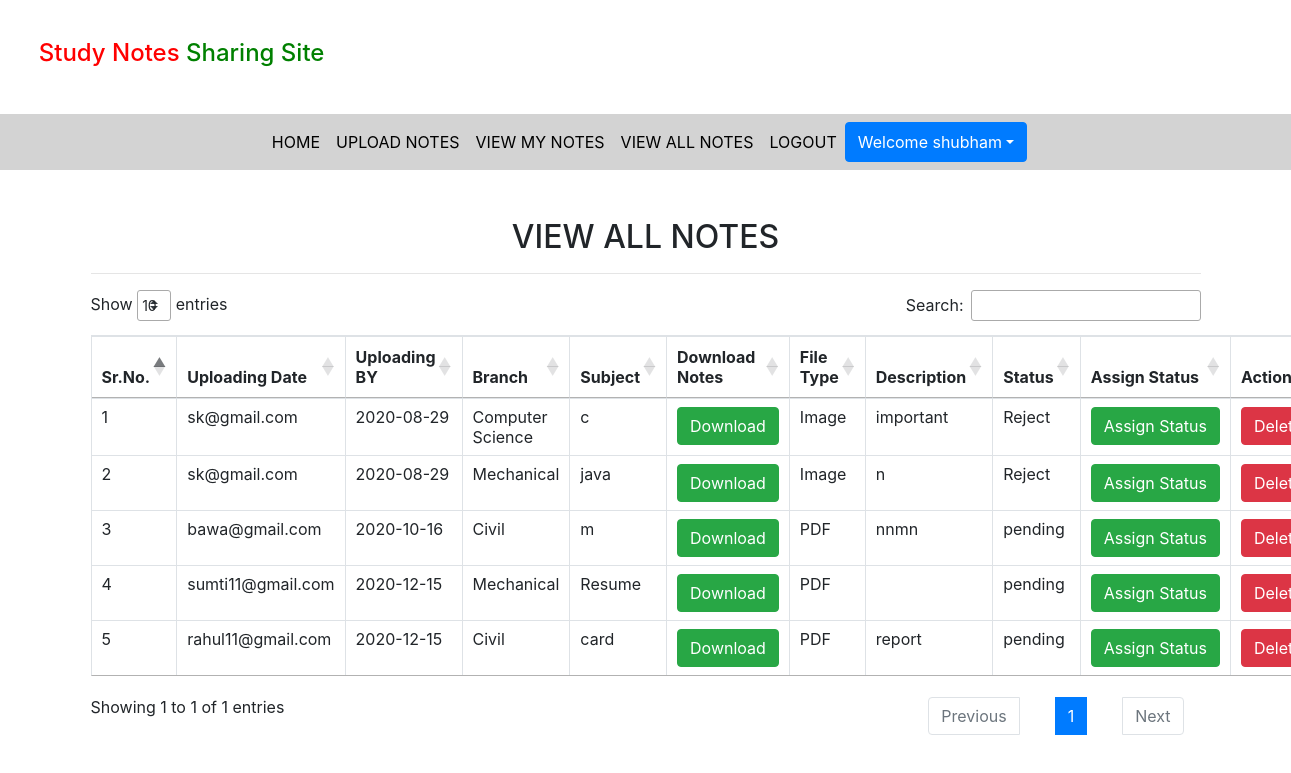
Screenshot of /viewallnotes/ (signed in) with the database file from the repository.
### notes/models.py (models this page shows, shortened)
class Notes(models.Model):
    user=models.ForeignKey(User,on_delete=models.CASCADE)
    uploadingdate=models.CharField(max_length=30)
    branch=models.CharField(max_length=30)
    subject=models.CharField(max_length=30)
    notesfile=models.FileField(null=True)
    filetype=models.CharField(max_length=30,null=True)
    description=models.CharField(max_length=200,null=True)
    status=models.CharField(max_length=15)

### notes/views.py (the view)
# urls.py: path('viewallnotes/',views.viewallnotes,name="viewallnotes"),
def viewallnotes(request):
    if not request.user.is_authenticated:
        return redirect('login')
    notes=Notes.objects.all()
    d={'notes':notes}
    return render(request,'viewallnotes.html',d)

### notes/templates/viewallnotes.html (shortened to what this page needs)
{% extends 'usernav.html' %}
 {% load static %}
 {% block body %}
<link rel="stylesheet" href="https://cdnjs.cloudflare.com/ajax/libs/twitter-bootstrap/4.5.2/css/bootstrap.css">
<link rel="stylesheet" href="https://cdn.datatables.net/1.10.22/css/dataTables.bootstrap4.min.css">
 <div class="container mt-5">
   <h2 class="text-center">VIEW ALL NOTES</h2>
   <hr>
   <table class="table table-bordered" id="example">
     <thead>
       <tr>
         <th>Sr.No.</th>
         <th>Uploading Date</th>
         <th>Uploading BY</th>
         <th>Branch</th>
         <th>Subject</th>
         <th>Download Notes</th>
         <th>File Type</th>
         <th>Description</th>
         <th>Status</th>
         <th>Assign Status</th>
         <th>Action</th>
       </tr>
       </thead>
       {% for i in notes %}
       <tbody>
       <tr>
         <td>{{forloop.counter}}</td>
         <td>{{i.user.username}}</td>
         <td>{{i.uploadingdate}}</td>
         <td>{{i.branch}}</td>
         <td>{{i.subject}}</td>
         <td><a href="{{i.notesfile.url}}" class=" btn btn-success"download>Download</a></td>
         <td>{{i.filetype}}</td>
         <td>{{i.description}}</td>
         <td>{{i.status}}</td>
         <td><a href="{% url 'assign_status' i.id %}" class=" btn btn-success">Assign&nbsp;Status</a></td>
         <td><a href="{% url 'delete_notes' i.id %}" class=" btn btn-danger" onclick="return confirm('Are you sure?')">Delete</a></td>
       </tr>
       {% endfor %}
     </tbody>
   </table>
 </div>
 {% endblock body %}

### notes/templates/usernav.html (shortened to what this page needs)
<html>
<head>
    {% load static %}
    <link rel="stylesheet" href="https://use.fontawesome.com/releases/v5.7.0/css/all.css">
    <link rel="stylesheet" href="https://maxcdn.bootstrapcdn.com/bootstrap/4.5.2/css/bootstrap.min.css">
    <link rel="stylesheet" type="text/css" href="{% static 'css/mystyle.css' %}">
<link rel="stylesheet" href="https://cdn.datatables.net/1.10.21/css/jquery.dataTables.min.css">
<link rel="stylesheet" href="https://cdn.datatables.net/buttons/1.6.2/css/buttons.dataTables.min.css">
</head>
<h4 style="padding:3%"><span style="color:red">Study Notes</span><span style="color:green"> Sharing Site</span></h4>
<nav class="navbar navbar-expand-sm justify-content-center" style="background-color:lightgrey">
<ul class="navbar-nav">
  <li class="navbar-item">
   <a class="nav-link" href="{% url 'profile' %}">HOME</a>
  </li>
  <li class="navbar-item">
   <a class="nav-link" href="{% url 'upload_notes' %}">UPLOAD NOTES</a>
  </li>
  <li class="navbar-item">
   <a class="nav-link" href="{% url 'view_mynotes' %}">VIEW MY NOTES</a>
  </li>
  <li class="navbar-item">
   <a class="nav-link" href="{% url 'viewallnotes' %}">VIEW ALL  NOTES</a>
  </li>
  <li class="navbar-item">
   <a class="nav-link" href="{% url 'logout' %}">LOGOUT</a>
  </li>
   <div class="btn-group">
      <button type="button" class="btn btn-primary dropdown-toggle" data-toggle="dropdown" >Welcome {{request.user.first_name}}</button>
   </div>
</ul>
</nav>
{% block body %}
{% endblock body %}
</html>

### notes/static/css/mystyle.css (style rules this page uses)
.nav-link { color: black; }

### rows the page displays
Notes: user.username "sk@gmail.com", uploadingdate "2020-08-29", branch "Computer Science", subject "c", filetype "Image", description "important", status "Reject"
Notes: user.username "sk@gmail.com", uploadingdate "2020-08-29", branch "Mechanical", subject "java", filetype "Image", description "n", status "Reject"
Notes: user.username "bawa@gmail.com", uploadingdate "2020-10-16", branch "Civil", subject "m", filetype "PDF", description "nnmn", status "pending"
Notes: user.username "sumti11@gmail.com", uploadingdate "2020-12-15", branch "Mechanical", subject "Resume", filetype "PDF", status "pending"
Notes: user.username "rahul11@gmail.com", uploadingdate "2020-12-15", branch "Civil", subject "card", filetype "PDF", description "report", status "pending"

### other values shown
{{ request.user.first_name }} "shubham"
